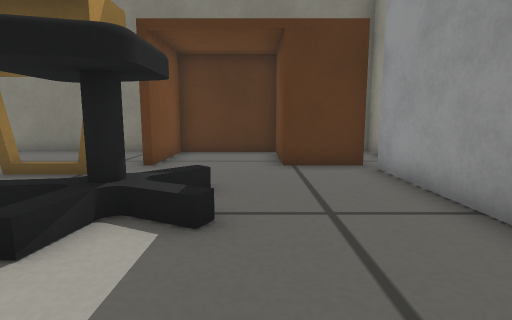
View 1 (above)

13 first-person views from a walk through a robot-simulator world made for Gazebo. The camera is 0.26 m above the floor, tilts 8° down and sees 80° across. The floor is counted in squares, 0.2 m on a side. Each view is taken from the middle of a square. On the plan, view 1 faces up. The plan holds only what a view shows up to about 14 squares ahead; the rest is blank.

View 2
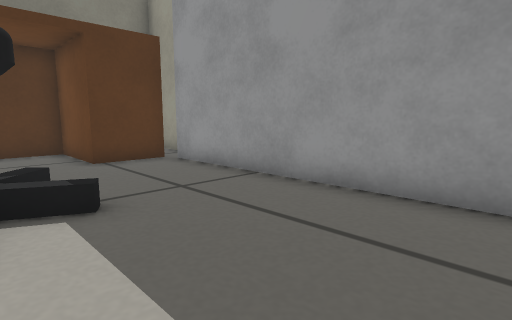

View 3
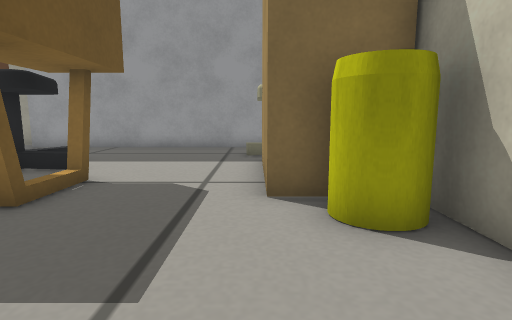

View 4
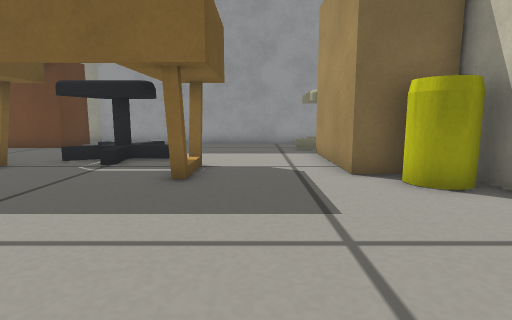

View 5
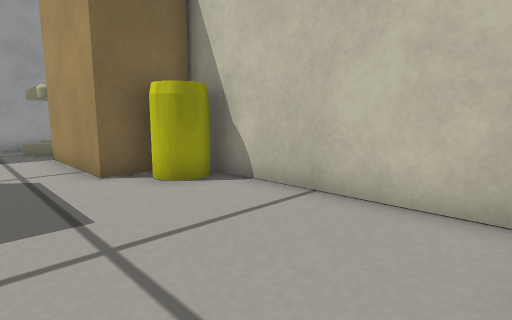

View 6
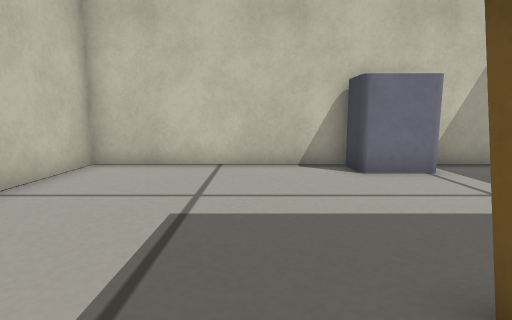

View 7
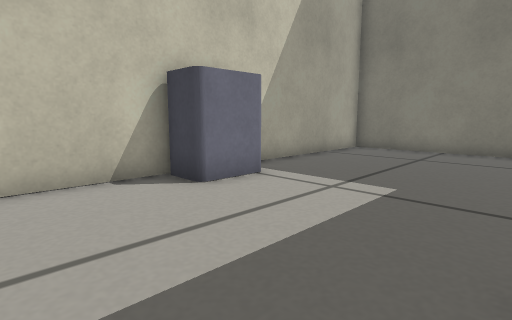

View 8
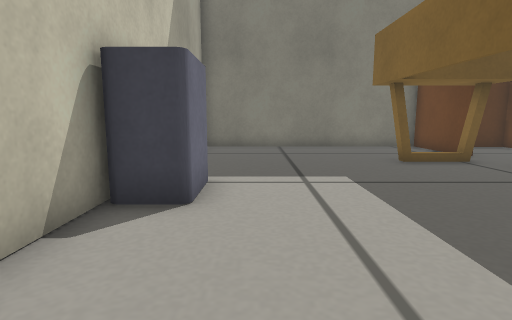

View 9
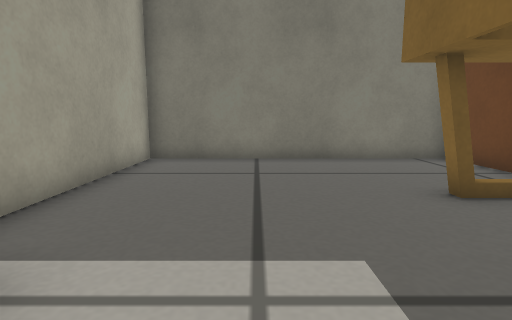

View 10
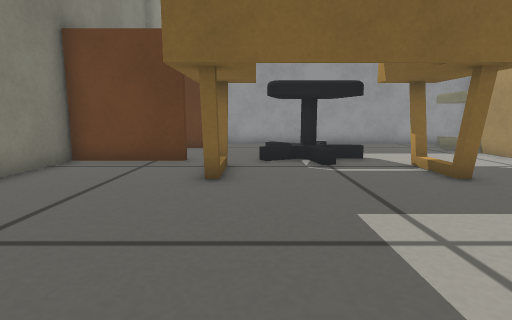

View 11
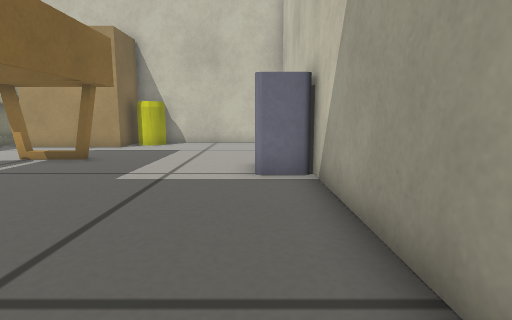

View 12
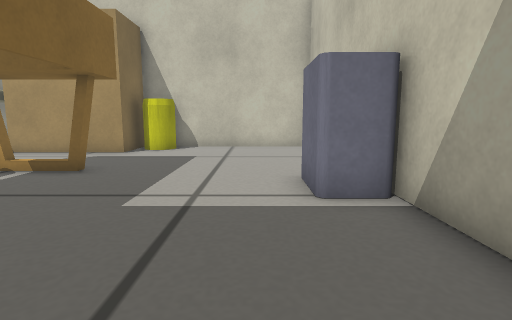

View 13
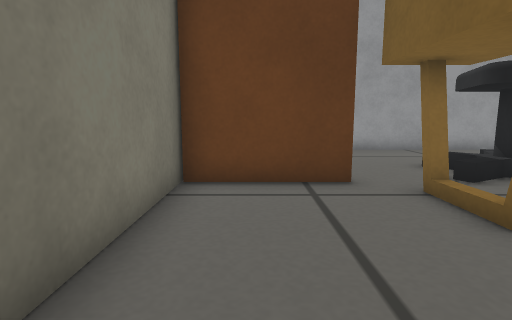

### Floor plan
Key: @ floor where view 1 was taken; # wall or solid block; x gap in a wall; . floor; = window, fence, low wall or low ledge; T thing the floor can be seen under or through.
Columns run from 13 left of view 1 to 3 right of it. Each row starts with its distance up from view 1.
 12 ###########
 11 #.........#####
 10 #.........#...#
  9 #.........#...#
  8 #.........x...###
  7 #......TTTT.....#
  6 #......TTTT.....#
  5 #......T  TTT...#
  4 ###....T =TT#...#
  3 ###....T  TT....#
  2 #......TTTT.....#
  1 #......TTTT.....#
  0 #............@..#
 -1 #...............#
 -2 #.......#########
 -3 #......##
 -4 #......##
 -5 ########

Where each view was taken, in squares from view 1:
view 1: 0 up, 0 right, facing up
view 2: 1 down, 2 left, facing up-right
view 3: 2 down, 10 left, facing right
view 4: 0 up, 12 left, facing right
view 5: 0 up, 12 left, facing down-right
view 6: 0 up, 4 left, facing left
view 7: 1 down, 6 left, facing up-left
view 8: 2 down, 10 left, facing up
view 9: 2 up, 9 left, facing up
view 10: 6 up, 12 left, facing right
view 11: 11 up, 11 left, facing down
view 12: 9 up, 10 left, facing down
view 13: 10 up, 9 left, facing right
